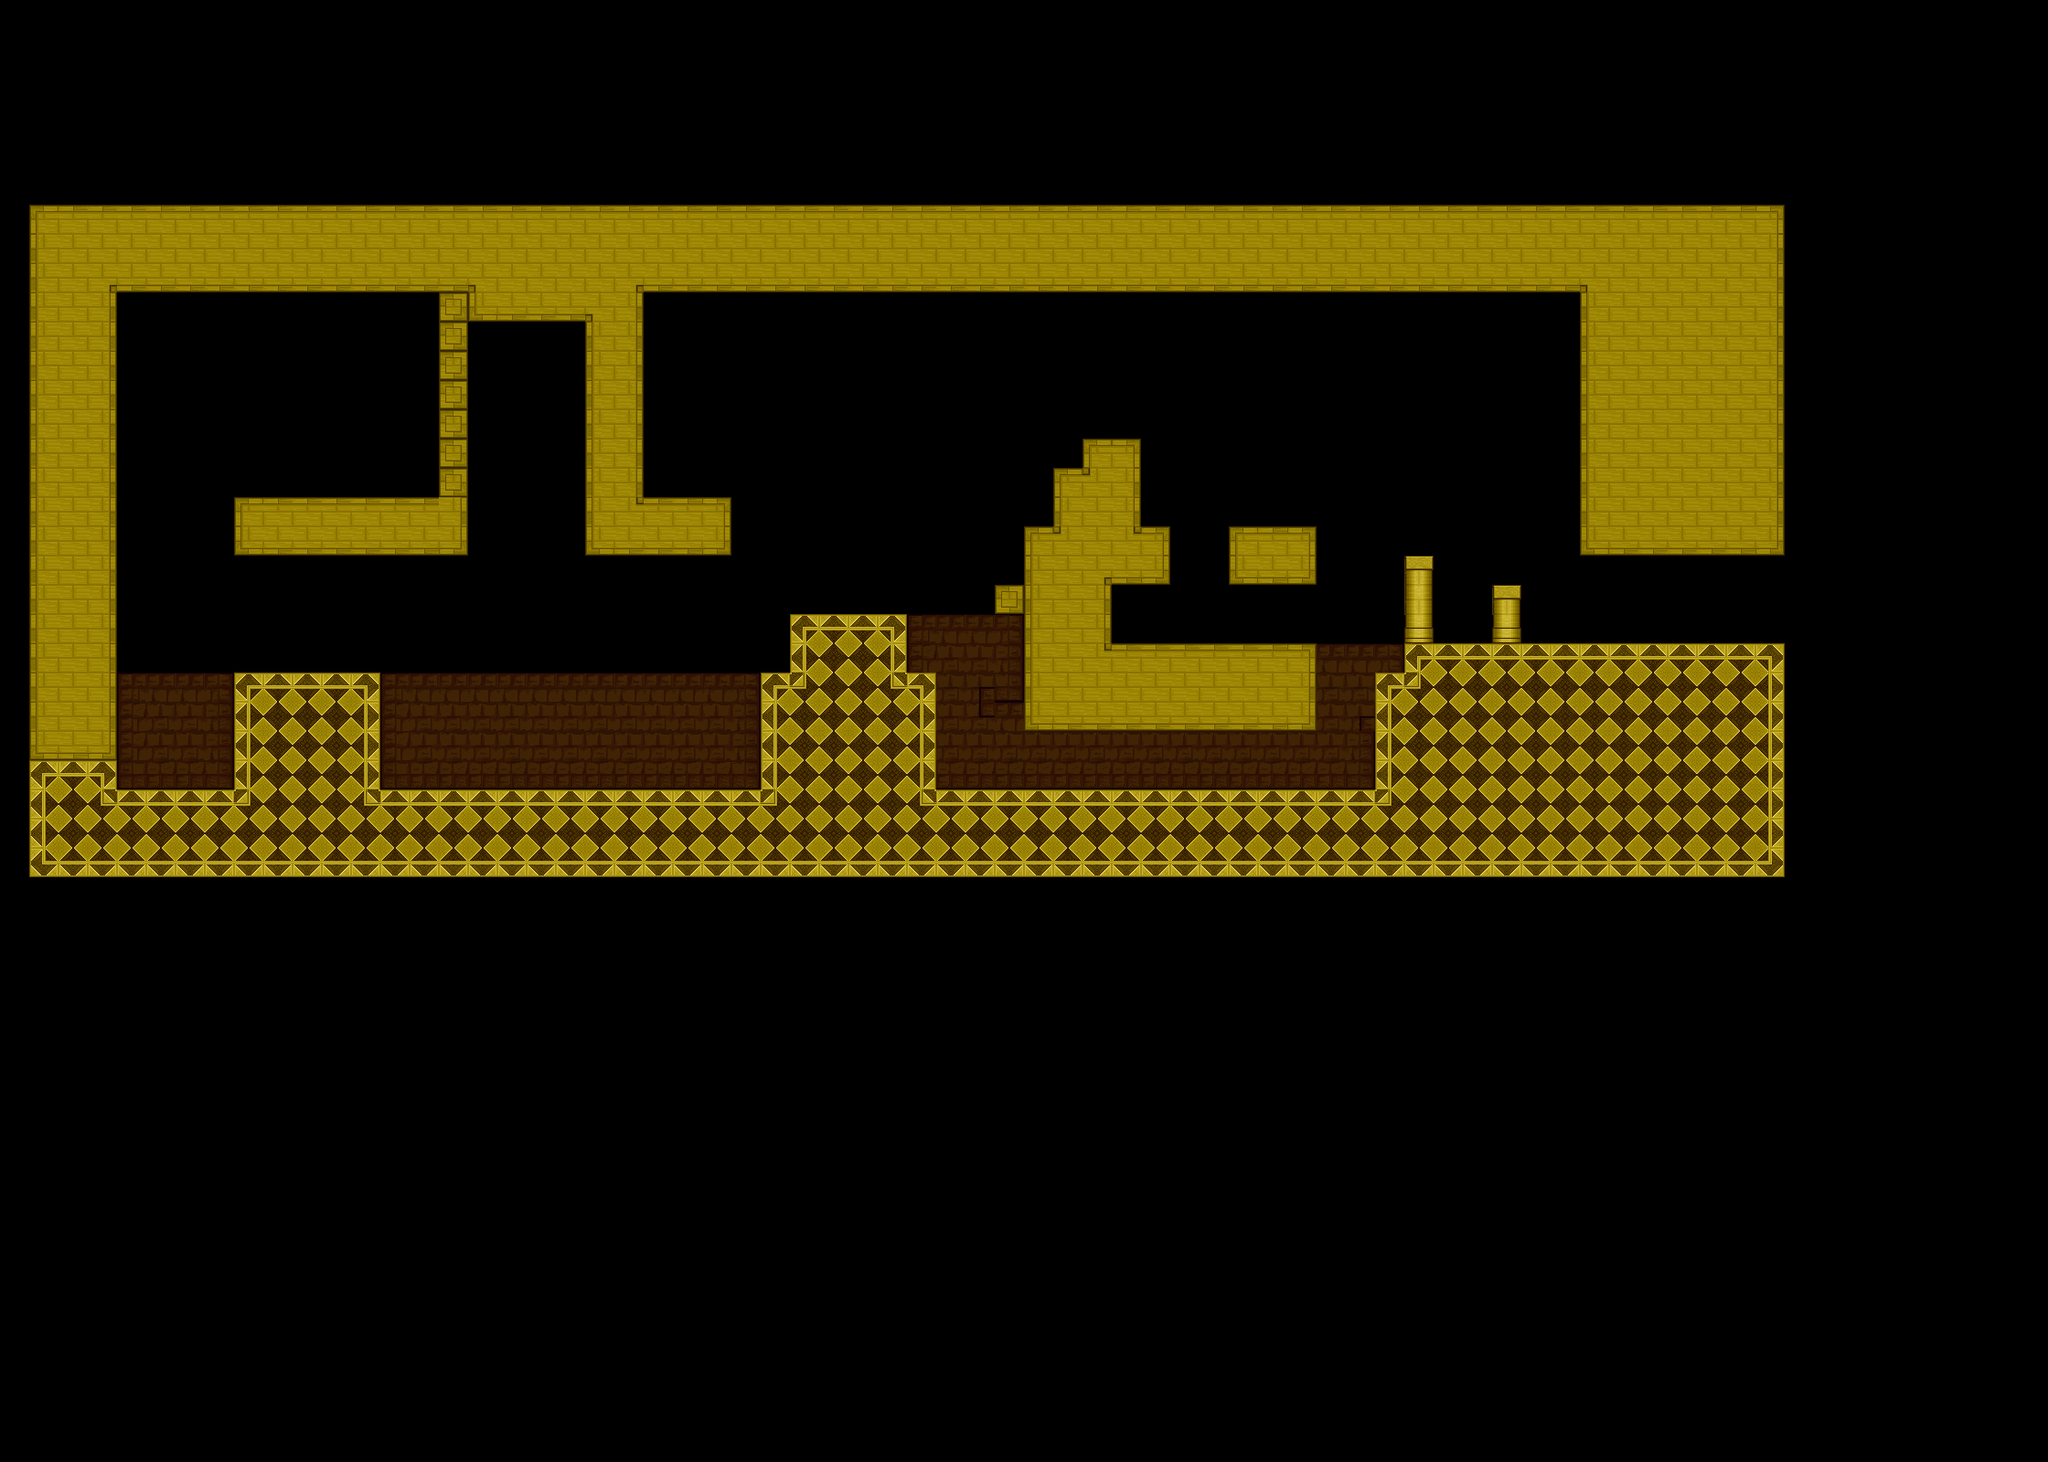

A 2D game scene composited from a Tiled map and its tileset images. What follows is a short description and the map's XML, with each tile layer's data collapsed to a summary:
An orthogonal 70x50 tile map with 32x32 px tiles, 5 tile layers (Background1, Background2, Background3, Foreground1, ...), 3 tilesets and 11 objects.

<map version="1.0" tiledversion="1.1.5" orientation="orthogonal" renderorder="right-down" width="70" height="50" tilewidth="32" tileheight="32" infinite="0" nextobjectid="24">
 <properties>
  <property name="unity:scale" value="0.03125" />
 </properties>
 <tileset firstgid="1" source="../../Tilesets/Example.tsx" />
 <tileset firstgid="31" source="../../Tilesets/palace.tsx" />
 <tileset firstgid="131" source="../../Tilesets/cathedral.tsx" />
 <layer name="Background1" width="70" height="50">
  <properties>
   <property name="unity:sortingOrder" type="int" value="-3" />
  </properties>
  <data>[3500 cells, 0 non-empty, 0 distinct tile ids]</data>
 </layer>
 <layer name="Background2" width="70" height="50">
  <properties>
   <property name="unity:sortingOrder" type="int" value="-4" />
  </properties>
  <data>[3500 cells, 0 non-empty, 0 distinct tile ids]</data>
 </layer>
 <layer name="Background3" width="70" height="50">
  <properties>
   <property name="unity:sortingOrder" type="int" value="-3" />
  </properties>
  <data>[3500 cells, 139 non-empty, 12 distinct tile ids]</data>
 </layer>
 <layer name="Foreground1" width="70" height="50">
  <properties>
   <property name="unity:sortingOrder" type="int" value="3" />
  </properties>
  <data>[3500 cells, 712 non-empty, 28 distinct tile ids]</data>
 </layer>
 <layer name="Foreground2" width="70" height="50">
  <properties>
   <property name="unity:sortingOrder" type="int" value="4" />
  </properties>
  <data>[3500 cells, 0 non-empty, 0 distinct tile ids]</data>
 </layer>
 <objectgroup name="walls">
  <properties>
   <property name="unity:layer" value="Obstacle" />
  </properties>
  <object id="12" x="32" y="608">
   <polyline points="0,-320 96,-320 96,256 224,256 224,128 384,128 384,256 800,256 800,128 832,128 832,64 960,64 960,128 992,128 992,256 1472,256 1472,128 1504,128 1504,96 1920,96 1920,352 992,352 0,352 0,-320" />
  </object>
  <object id="13" x="256" y="576">
   <polyline points="0,-32 0,32 256,32 256,-256 224,-256 224,-32 0,-32" />
  </object>
  <object id="14" x="640" y="320">
   <polyline points="0,0 0,288 64,288 64,288 160,288 160,224 64,224 64,0 0,0" />
  </object>
  <object id="15" x="1952" y="608">
   <polyline points="0,0 0,-384 -1248,-384 -1248,-288 -224,-288 -224,0 0,0" />
  </object>
  <object id="16" x="1440" y="704">
   <polyline points="0,0 0,96 -320,96 -320,-128 -160,-128 -160,-64 -224,-64 -224,0 0,0" />
  </object>
  <object id="17" x="1120" y="640">
   <polyline points="0,0 -32,0 -32,32 0,32" />
  </object>
  <object id="20" x="1344" y="576">
   <polyline points="0,0 0,64 96,64 96,0 0,0" />
  </object>
  <object id="21" x="1152" y="576">
   <polyline points="0,0 0,-64 32,-64 32,-96 96,-96 96,0" />
  </object>
 </objectgroup>
 <objectgroup name="JumpThru">
  <properties>
   <property name="unity:layer" value="Obstacle" />
   <property name="unity:tag" value="JumpThru" />
  </properties>
  <object id="18" x="1632" y="640">
   <polyline points="0,0 32,0" />
  </object>
  <object id="19" x="1536" y="608">
   <polyline points="0,0 32,0" />
  </object>
  <object id="23" x="480" y="320">
   <polyline points="0,0 -352,0" />
  </object>
 </objectgroup>
</map>
